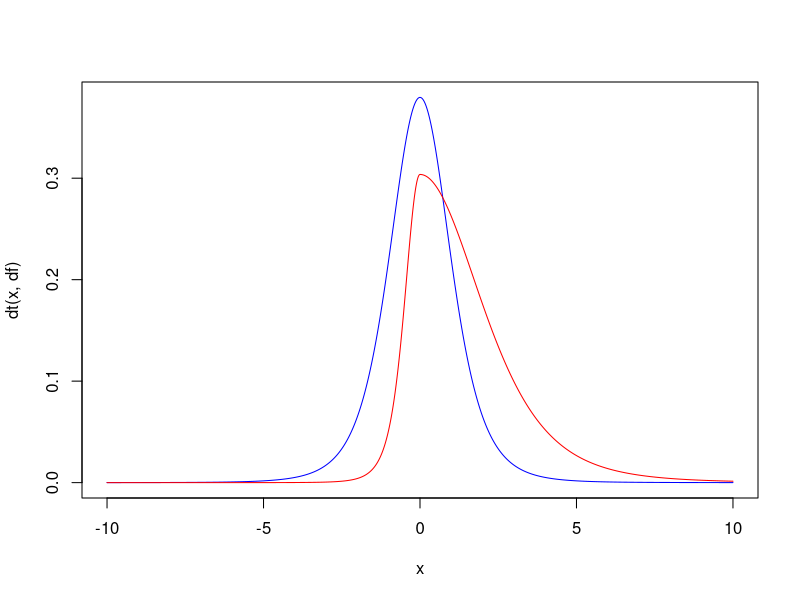

This chart was generated by the following R code:
x <- seq(-10,10,0.01)
x <- matrix(x,length(x),1)


fstar <- function(x){
  if (x < 0){
    ans <- dt(xi*x,df)*2/(xi + 1/xi)
  } 
  else
  {
    ans <- dt(x/xi,df)*2/(xi + 1/xi)
  }
  return(ans)
}


df <- 5
xi <- 2

y <- apply(x,1,fstar)

plot(x,dt(x,df),type="l",col="blue")
lines(x,y,col="red")



